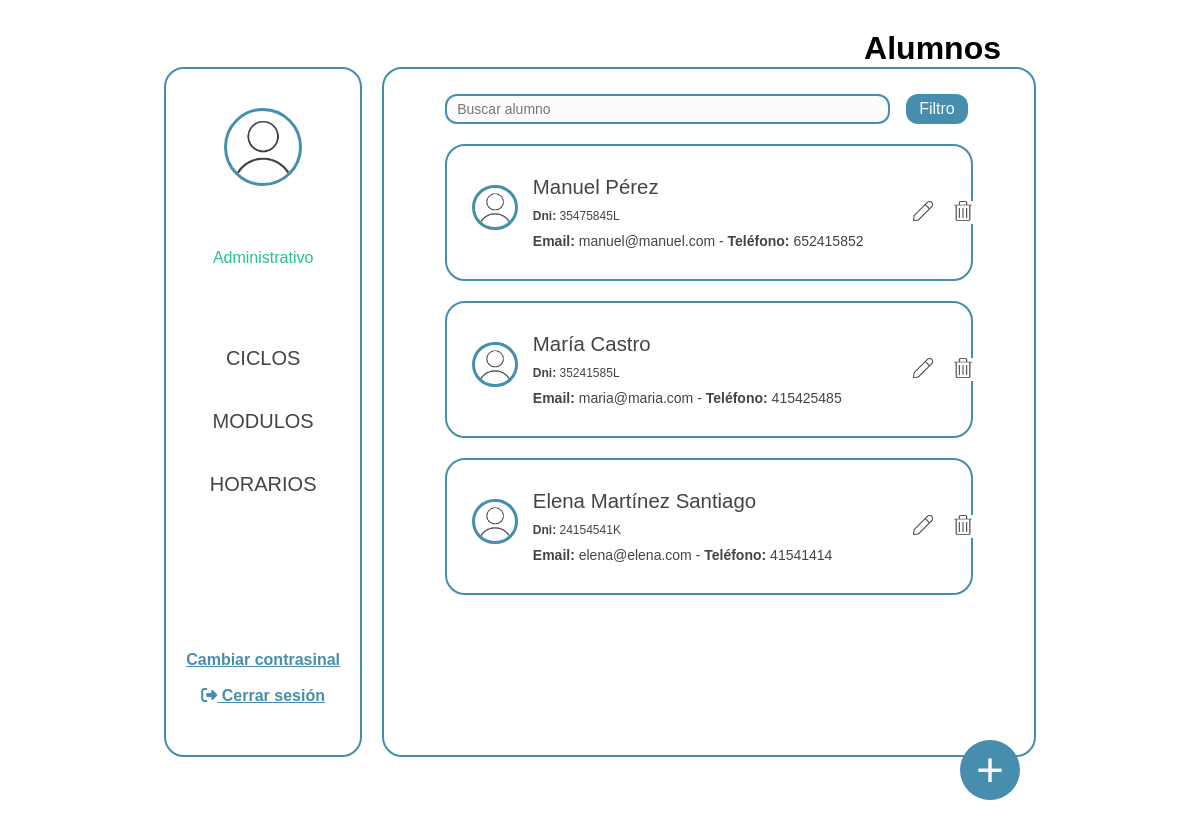
Screenshot of /GestionHorarios/www/pages/administrator_panel.php with the database file from the repository.
### tables this page shows
CREATE TABLE `users` (
  `id` int NOT NULL,
  `email` varchar(100) NOT NULL,
  `password` varchar(255) NOT NULL,
  `password_reset` tinyint(1) NOT NULL,
  `rol` enum('admin','student') NOT NULL,
  `name` varchar(50) NOT NULL,
  `first_name` varchar(50) NOT NULL,
  `second_name` varchar(50) DEFAULT NULL,
  `telephone` varchar(100) NOT NULL,
  `dni` varchar(9) NOT NULL,
  `time_stamp` datetime NOT NULL DEFAULT CURRENT_TIMESTAMP
);

### GestionHorarios/www/pages/administrator_panel.php (the view, shortened to what this page needs)
<?php
include_once '../functions/connection.php';
$sql = "SELECT * FROM users
        WHERE rol LIKE 'student'";
$stmt = $pdo->query($sql);
$editUserId = null;
?>
<!DOCTYPE html>
<html lang="es">
<head>
    <link rel="stylesheet" href="../pages/css/administrator_panel.css">
</head>
<body>
    <h2>Alumnos</h2>
    <div class="container">
        <?php include_once('partials/container_left.php') ?>
        <div class="container-rigth">
            <div class="container-buscador">
                <form method="post" style="all:initial; width: 100%;" action="../functions/administrator/function_panel_administrator.php" id="search-form">
                    <input class="buscador" type="text" id="buscar" placeholder="Buscar alumno" name="txtFindUser">
                </form>
                <button id="filter-button" class="btnFiltrar" onclick="toggleFilters()">Filtro</button>
            </div>
            <div class="mostrar-users">
                <?php
                while ($fila = $stmt->fetch(PDO::FETCH_ASSOC)) {
                    $id = $fila['id'];
                    $name = $fila['name'];
                    $firstName = $fila['first_name'];
                    $secondName = $fila['second_name'];
                    $telephone = $fila['telephone'];
                    $dni = $fila['dni'];
                    $email = $fila['email'];
                    echo "<div class='container-user'>
                            <div class='row'>
                                <div class='user-imagen'>
                                    <img src='/images/user.png' class='pic' alt='Usuario img'>
                                </div>
                              <div class='user-texto'>
                                    <p class='texto-nombre'>$name $firstName $secondName</p>
                                    <p class='texto-ciclo'><strong>Dni: </strong>$dni</p>
                                    <p class='texto-ciclo' style='font-size: 14px;'><strong>Email:</strong> $email </strong>- <strong>Teléfono:</strong> $telephone</p>
                                </div>";
                        if ($editUserId == $id) {
                        echo "
                                <div class='user-botones'>
                                    <form method='post' action='../functions/administrator/function_delete_user.php'>
                                        <input type='hidden' name='id' value='$id'>
                                        <button type='submit' class='btn-delete' name='btnDelete'>
                                            <img src='/images/delete.png' class='boton-icono-delete' alt='Borrar'>
                                            <img src='/images/delete_hover.png' class='delete-hover' alt='Borrar'>
                                        </button>
                                    </form>
                                </div>
                            </div>
                        <div class='user-editar'>
                            <form action='../functions/administrator/function_update_user.php' style='all:initial; width: 100%;' method='post'>
                                <div class='row-edit' style='margin-left: 3.5%;'>
                                    <input type='hidden' class='inputs-form' name='id' value='$id'>
                                    <input type='text' class='inputs-form' name='txtName' value='$name' maxlength='50' required><br>
                                    <input type='text' class='inputs-form' name='txtFirstName' value='$firstName' placeholder='Primeiro Apelido'  maxlength='50' required><br>
                                    <input type='text' class='inputs-form' name='txtSecondName' value='$secondName' placeholder='Segundo Apelido' maxlength='50'><br>
                                </div>
                                <div class='row-edit' style='margin-left: 3.5%;'>
                                    <input type='number' class='inputs-form' name='txtTelephone' value='$telephone' placeholder='Teléfono' ><br>
                                    <input type='email' class='inputs-form' name='txtEmail' value='$email' placeholder='Email' maxlength='100' ><br>
                                    <input type='text' class='inputs-form' name='txtDNI' value='$dni' placeholder='DNI' maxlength='9' required><br>
                                </div>
                                <div class='row-guardar'>
                                    <button type='submit' class='btnActualizar' name='btnSave'>Actualizar</button>
                                </div>
                            </form>
                        </div>
                        ";
                        } else {
                        echo "
                        <div class='user-botones'>
                            <form method='post'>
                                <input type='hidden' name='id' value='$id'>
                                <input type='hidden' name='name' value='$name'>
                                <input type='hidden' name='first_name' value='$firstName'>
                                <input type='hidden' name='second_name' value='$secondName'>
                                <input type='hidden' name='email' value='$email'>
                                <input type='hidden' name='telephone' value='$telephone'>
                                <input type='hidden' name='dni' value='$dni'>
                                <button type='submit' class='btn' name='btnUpdate'>
                                    <img src='/images/edit.png' class='boton-icono-edit' alt='Editar'>
                                    <img src='/images/edit_hover.png' class='edit-hover' alt='Editar'>
                                </button>
                            </form>
                            <form method='post' action='../functions/administrator/function_delete_user.php'>
                                <input type='hidden' name='id' value='$id'>
                                <button type='submit' class='btn-delete' name='btnDelete'>
                                    <img src='/images/delete.png' class='boton-icono-delete' alt='Borrar'>
                                    <img src='/images/delete_hover.png' class='delete-hover' alt='Borrar'>
                                </button>
                            </form>
                        </div>
                    </div>";
                    }
                    echo "</div>";
                }
                ?>
            </div>
        </div>
    </div>
    <form action="create_user.php">
        <button name="btnCreateUser" class="btnCreateUser">+</button>
    </form>
</body>
</html>

### GestionHorarios/www/pages/css/administrator_panel.css (style rules this page uses)
body { font-family: Arial, sans-serif; height: 100vh; overflow: hidden; margin: 2.5% 20px; width: calc(100% - 40px); }
.container { display: flex; gap: 20px; }
h2 { text-align: center; font-size: 2em; width: 100%; text-align: right; padding-right: 35px; }
.container-rigth { text-align: center; width: 100%; max-height: calc( 95vh - 70px ); border: solid var(--color-primario) 2px; border-radius: 20px; padding: 25px; overflow-y: auto; height: 2000px; }
.mostrar-users { display: flex; flex-wrap: wrap; }
.container-user { display: flex; flex-direction: column; flex-wrap: wrap; border: 2px solid var(--color-primario); padding: 10px; width: 100%; border-radius: 20px; margin-bottom: 20px; margin-right: 6%; margin-left: 6%; }
.row { display: flex; flex-wrap: wrap; width: 100%; margin-top: 15px; margin-bottom: 15px; }
.btnFiltrar { background-color: var(--color-primario); padding: 5px 10px; margin-right: 5px; border-radius: 12px; border: none; font-size: 16px; color: var(--forty-color); appearance: none; cursor: pointer; width: 70px; height: 30px; margin-left: 3%; }
.pic { border: 3px solid var(--color-primario); width: 60%; border-radius: 80%; margin-bottom: 10px; }
.container-user p { margin: 5px 0; }
button { cursor: pointer; }
form { display: inline-block; }
.btnCreateUser { position: fixed; bottom: 7%; right: 15%; background-color: var(--color-primario); width: 60px; height: 60px; border-radius: 50%; border: none; font-size: 3rem; color: var(--forty-color); transition: transform 0.5s ease, background-color 0.3s ease; }
.buscador { background-color: var(--forty-color); border: 2px solid var(--color-primario); padding: 5px 10px; border-radius: 12px; font-size: 14px; color: var(--tertiary-color); appearance: none; cursor: pointer; width: 100%; height: 30px; position: relative; }
.user-imagen { width: 15%; display: flex; align-items: center; justify-content: center; }
.user-texto { width: 75%; text-align: left; display: flex; flex-direction: column; align-items: left; justify-content: center; }
.texto-nombre { font-size: 1.7vw; }
.texto-ciclo { font-size: 1vw; }
.user-botones { width: 9%; text-align: left; display: flex; align-items: center; justify-content: center; }
.btn { background-color: white; border: 0px; margin-left: 20px; }
.btn-delete { background-color: white; border: 0px; margin-left: 20px; }
.boton-icono-edit { width: 20px; height: 20px; }
.boton-icono-delete { width: 20px; height: 20px; }
p { color: var(--tertiary-color); }
.container-buscador { text-align: center; margin-bottom: 20px; width: 100%; padding-left: 6%; padding-right: 6%; display: flex; }

### GestionHorarios/www/pages/css/common.css (style rules this page uses)
:root { --color-primario: #468dae; --second-color: #2bc187; --tertiary-color: #444444; --forty-color: #fcfcfc; --danger-color: #c12b2e; --fuente-principal: "Arial", sans-serif; }
* { margin: 0; padding: 0; box-sizing: border-box; }
body { padding: 0 12% 0 12%; margin-top: 3%; }

### rows the page displays
users: name "Manuel", first_name "Pérez", dni "35475845L", email "manuel@manuel.com", telephone "652415852"
users: name "María", first_name "Castro", dni "35241585L", email "maria@maria.com", telephone "415425485"
users: name "Elena", first_name "Martínez", second_name "Santiago", dni "24154541K", email "elena@elena.com", telephone "41541414"
